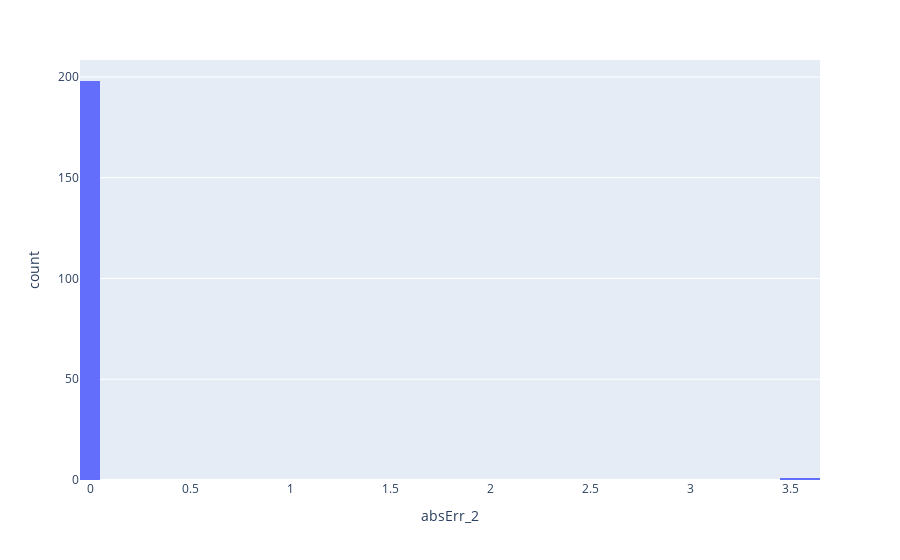

This figure's notebook cell:
### Code cell
fig2 = px.histogram(df, x='absErr_2')
fig2.show()

### Figure 1 — Plotly figure (JSON) as saved in the notebook; plotly's stock layout.template omitted (floating-point values rounded to 4 significant figures; data arrays with more than 128 entries replaced by an {"elided": "..."} marker saying what was removed)
{"data": [{"alignmentgroup": "True", "bingroup": "x", "hovertemplate": "absErr_2=%{x}<br>count=%{y}<extra></extra>", "legendgroup": "", "marker": {"color": "#636efa", "pattern": {"shape": ""}}, "name": "", "offsetgroup": "", "orientation": "v", "showlegend": false, "type": "histogram", "x": {"elided": "200 float values"}, "xaxis": "x", "yaxis": "y"}], "layout": {"barmode": "relative", "legend": {"tracegroupgap": 0}, "margin": {"t": 60}, "xaxis": {"anchor": "y", "domain": [0, 1], "title": {"text": "absErr_2"}}, "yaxis": {"anchor": "x", "domain": [0, 1], "title": {"text": "count"}}}}
